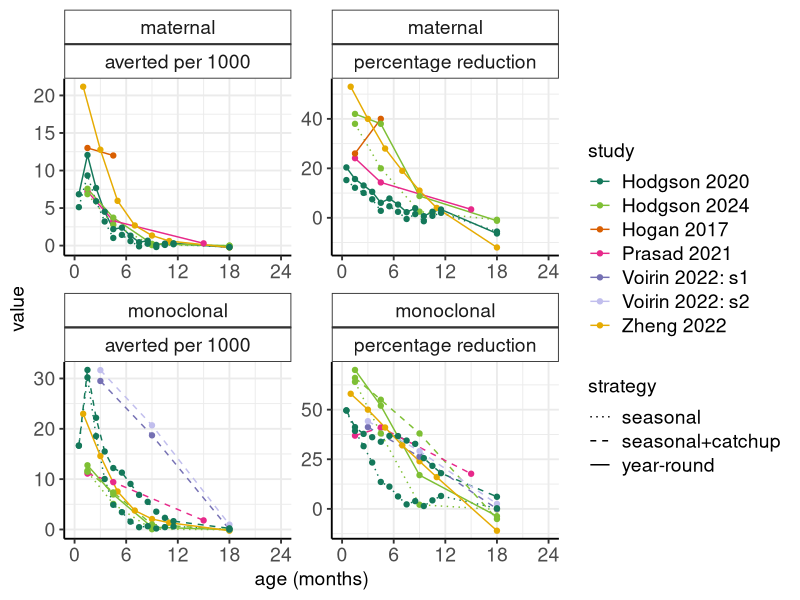
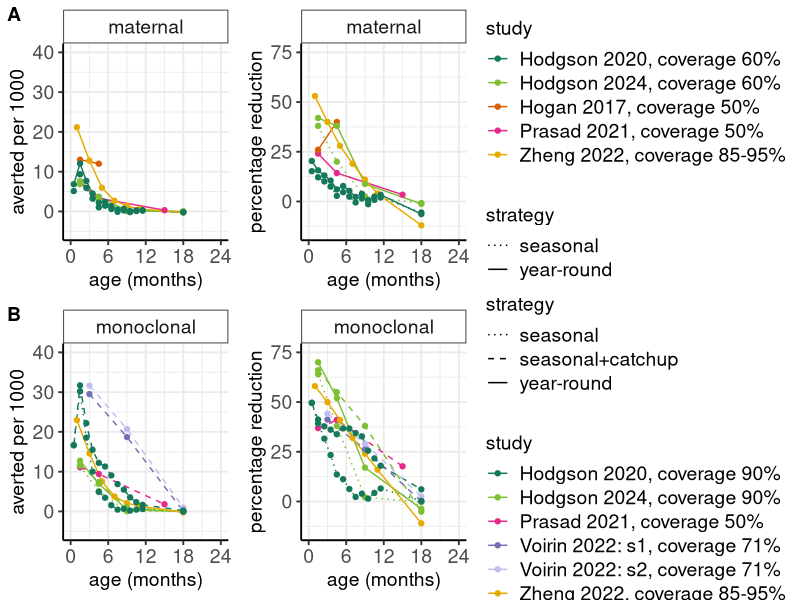
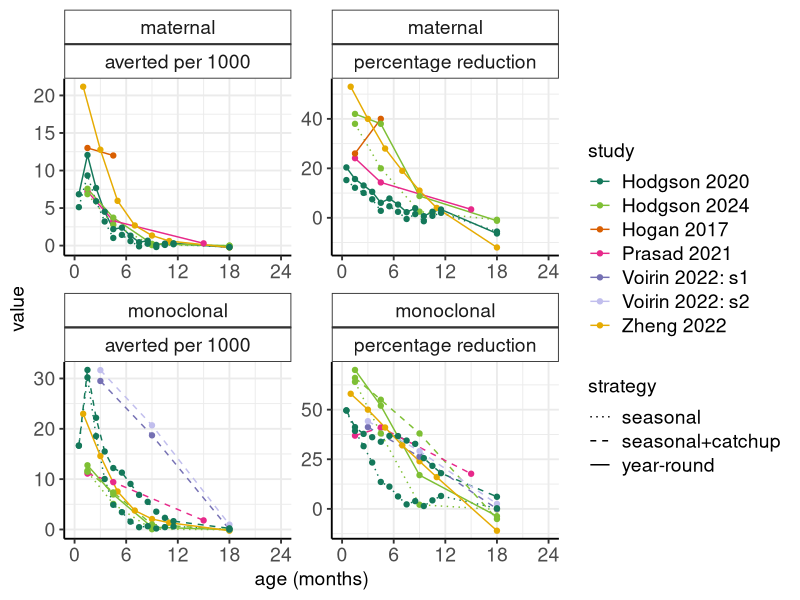
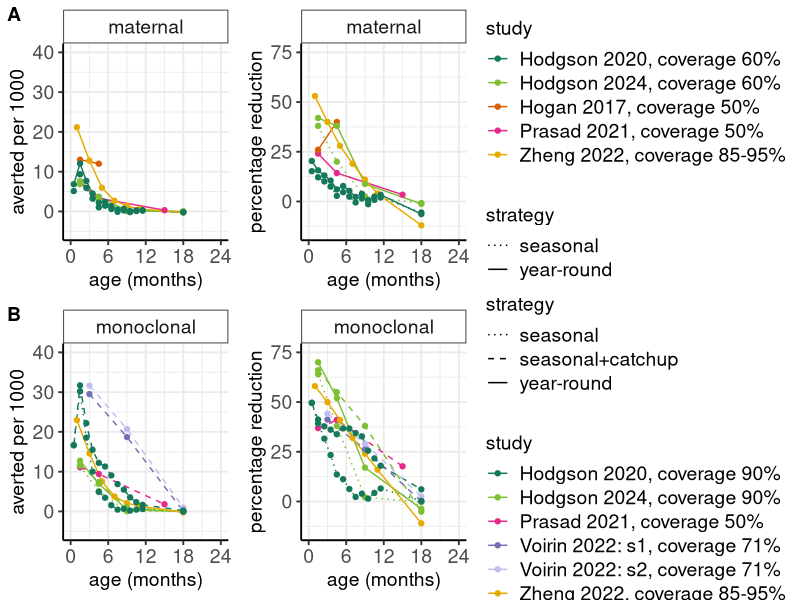

Reproduce these figures in R, in order.
library(tidyverse)
library(RColorBrewer)
library(ggpubr)

study_cols <- c("#14785a","#7ebf34",  "#D95F02", "#E7298A", "#7570B3", "#c1beed",  "#E6AB02")

theme_set(theme_bw(base_size = 14))
th <- theme(strip.background = element_rect(fill = NA),
            panel.border = element_blank(),
            axis.line = element_line(),
            legend.text=element_text(size=14, hjust = 0),
            legend.title=element_text(size=14),
            axis.text=element_text(size=14),
            axis.label=element_text(size=11),
            strip.text = element_text(size = 14))

dat <- read_csv("data.csv") %>%
  mutate(month = (month_upper-month_lower)/2+month_lower,
         study = paste0(author, " ", year, " ", strategy),
         paper = paste0(author, " ", year)) %>%
  pivot_longer(cols = c(`averted per 1000`, `percentage reduction`)) %>%
  mutate(group = paste0(study, scenario))

head(dat)

ggplot(data = dat, aes(x=month, y = value, col = paper, group = group, linetype = strategy)) +
  geom_line() +
  geom_point() +
  labs(x = "age (months)", linetype = "strategy", col = "study") +
  facet_wrap(type~name, scales = "free") +
  th +
  scale_color_manual(values = study_cols)+
  scale_linetype_manual(values = c(3,2,1)) +
  scale_x_continuous(breaks = c(0,6,12,18,24), limits = c(0,24))

ggsave("main_plot.png", height = 8, width = 10)


###########
# aligned axes plots

dat <- dat %>%
  mutate(group = paste0(paper, ", coverage ", coverage))

dat_mat1 <- dat %>%
  filter(type == "maternal",
         name == "averted per 1000")

dat_mat2 <- dat %>%
  filter(type == "maternal",
         name == "percentage reduction")

p1 <- ggplot(data = dat_mat1, aes(x=month, y = value, col = group, linetype = strategy)) +
  geom_line() +
  geom_point() +
  labs(x = "age (months)", linetype = "strategy", col = "study", y = "averted per 1000") +
  facet_wrap(~type, scales = "free") +
  th +
  scale_color_manual(values = c(study_cols[1:4],study_cols[7]))+
  scale_linetype_manual(values = c(3,1)) +
  scale_x_continuous(breaks = c(0,6,12,18,24), limits = c(0,24)) +
  scale_y_continuous(limits = c(-5, 40))

p2 <- ggplot(data = dat_mat2, aes(x=month, y = value, col = group, linetype = strategy)) +
  geom_line() +
  geom_point() +
  labs(x = "age (months)", linetype = "strategy", col = "study", y = "percentage reduction") +
  facet_wrap(~type, scales = "free") +
  th +
  scale_color_manual(values = c(study_cols[1:4],study_cols[7]))+
  scale_linetype_manual(values = c(3,1)) +
  scale_x_continuous(breaks = c(0,6,12,18,24), limits = c(0,24)) +
  scale_y_continuous(limits = c(-15, 75))

dat_mono1 <- dat %>%
  filter(type == "monoclonal",
         name == "averted per 1000")

dat_mono2 <- dat %>%
  filter(type == "monoclonal",
         name == "percentage reduction")

p3 <- ggplot(data = dat_mono1, aes(x=month, y = value, col = group, linetype = strategy)) +
  geom_line() +
  geom_point() +
  labs(x = "age (months)", linetype = "strategy", col = "study", y = "averted per 1000") +
  facet_wrap(~type, scales = "free") +
  th +
  scale_color_manual(values = c(study_cols[1:2],study_cols[4:7]))+
  scale_linetype_manual(values = c(3,2,1)) +
  scale_x_continuous(breaks = c(0,6,12,18,24), limits = c(0,24)) +
  scale_y_continuous(limits = c(-5, 40))

p4 <- ggplot(data = dat_mono2, aes(x=month, y = value, col = group, linetype = strategy)) +
  geom_line() +
  geom_point() +
  labs(x = "age (months)", linetype = "strategy", col = "study", y = "percentage reduction") +
  facet_wrap(~type, scales = "free") +
  th +
  scale_color_manual(values = c(study_cols[1:2],study_cols[4:7]))+
  scale_linetype_manual(values = c(3,2,1)) +
  scale_x_continuous(breaks = c(0,6,12,18,24), limits = c(0,24)) +
  scale_y_continuous(limits = c(-15, 75))

p5 <- ggarrange(p1, p2, ncol = 2, common.legend = TRUE, legend = "right", labels = c("A", ""))
p6 <- ggarrange(p3, p4, ncol = 2, common.legend = TRUE, legend = "right", labels = c("B", ""))


x <- ggarrange(p5, p6, nrow = 2)
x
ggsave("main_plot2.png", x, height = 17, width = 30, units = c("cm"))

###########
#####
# impact in children 0-3 months : maternal

x <- dat %>%
  filter(month_lower %in% c(0,1,2),
         month_upper %in% c(1,2,3)) %>%
  filter(type == "maternal",
         name == "percentage reduction")
max(x$value)
min(x$value)

# impact in children 0-3 months : maternal, year-round

x <- dat %>%
  filter(month_lower %in% c(0,1,2),
         month_upper %in% c(1,2,3)) %>%
  filter(type == "maternal",
         name == "percentage reduction",
         strategy == "year-round")
max(x$value)
min(x$value)


y <- dat %>%
  filter(month_lower %in% c(0,1,2),
         month_upper %in% c(1,2,3)) %>%
  filter(type == "monoclonal",
         name == "percentage reduction")

max(y$value)
min(y$value)

x <- dat %>%
  filter(month_lower %in% c(0,1,2),
         month_upper %in% c(1,2,3)) %>%
  filter(type == "maternal",
         name == "averted per 1000")
max(x$value)
min(x$value)

###
# main results
x <- dat %>%
  filter(month_lower %in% c(0,1,2),
         month_upper %in% c(1,2,3)) %>%
  filter(type == "monoclonal",
         name == "percentage reduction")
median(x$value)
max(x$value)
min(x$value)

x <- dat %>%
  filter(month_lower %in% c(0,1,2),
         month_upper %in% c(1,2,3)) %>%
  filter(type == "monoclonal",
         name == "averted per 1000")
median(x$value)
max(x$value)
min(x$value)

x <- dat %>%
  filter(month_lower %in% c(3,4,5),
         month_upper %in% c(4,5,6)) %>%
  filter(type == "monoclonal",
         name == "percentage reduction",
         strategy != "year-round")
median(x$value)
max(x$value)
min(x$value)

x <- dat %>%
  filter(month_lower %in% c(3,4,5),
         month_upper %in% c(4,5,6)) %>%
  filter(type == "monoclonal",
         name == "percentage reduction")
median(x$value)
max(x$value)
min(x$value)

